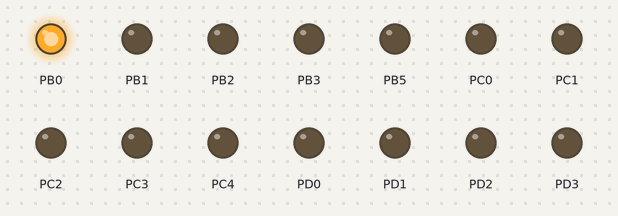
The program below on a simulated ATmega328P, built with avr-gcc and emulated at 16 MHz. Parts: output pins drawn as LEDs (lit = HIGH).

Above: at 0.06 s.
At 2.18 s:
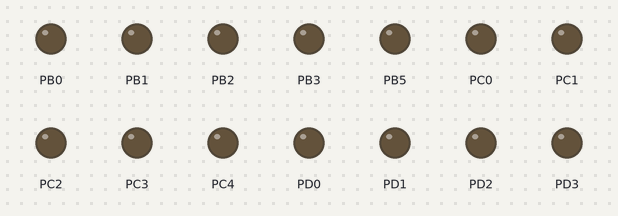
At 10.12 s:
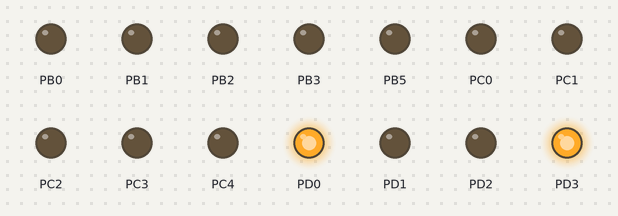
At 19.87 s:
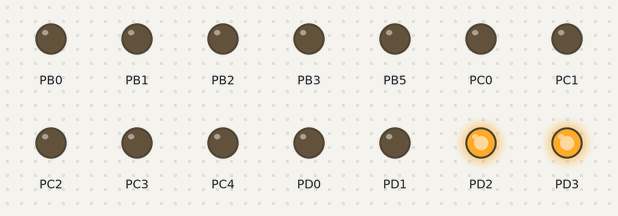
At 29.62 s:
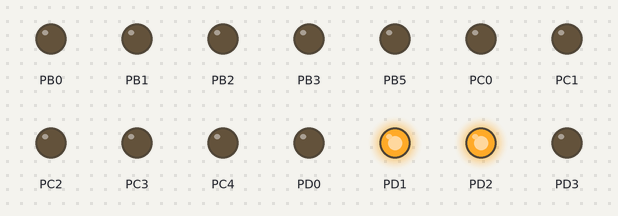
At 39.87 s:
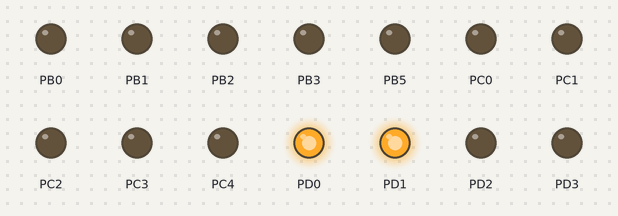
Timing chart, 0 to 40.0 s (numbered marks = the images above):
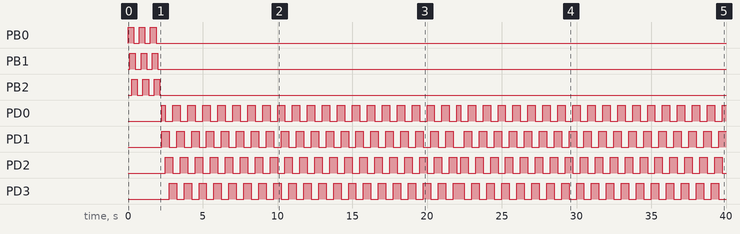

The program:

main.c
```c
#define F_CPU					16000000UL
#define MOTOR_SPEED_MS			250

#ifndef BIT_MANIPULATION_MACRO
#define BIT_MANIPULATION_MACRO 1
#define bit_get(p,m) ((p) & (m))
#define bit_set(p,m) ((p) |= (m))
#define bit_clear(p,m) ((p) &= ~(m))
#define bit_flip(p,m) ((p) ^= (m))
#define bit_write(c,p,m) (c ? bit_set(p,m) : bit_clear(p,m))
#define BIT(x) (0x01 << (x))
#define LONGBIT(x) ((unsigned long)0x00000001 << (x))
#endif

#include <avr/io.h>
#include <util/delay.h>
#include <stdbool.h>
#include <stdint.h>

#include <avr/io.h>

void initIO();
void moveMotorA();
void moveMotorB();

int main(void)
{
    initIO();

    while (1)
    {
		for (uint8_t x = 0; x < 6;x++){
			bit_flip(PORTB, BIT(0));
			_delay_ms(125);
			bit_flip(PORTB, BIT(1));
			_delay_ms(125);
			bit_flip(PORTB, BIT(2));
			_delay_ms(125);
		}

		moveMotorA();
		moveMotorB();
    }
}

void initIO(){
	/*
		Input/Output pin initialization
		1 : OUTPUT | 0 : INPUT | 0b76543210 Bit order
		ATTACHMENTS
			NURSE SIGN	: PB0				|	OUTPUT
			RED LED		: PB1				|	OUTPUT
			GREEN LED	: PB2				|	OUTPUT
		STEP MOTOR A (CURTAIN)
			TERMINAL NO.1 : PD0				|	OUTPUT
			TERMINAL NO.2 : PD1				|	OUTPUT
			TERMINAL NO.3 : PD2				|	OUTPUT
			TERMINAL NO.4 : PD3				|	OUTPUT
		STEP MOTOR B (STRETCHER)
			TERMINAL NO.1 : PD4				|	OUTPUT
			TERMINAL NO.2 : PD5				|	OUTPUT
			TERMINAL NO.3 : PD6				|	OUTPUT
			TERMINAL NO.4 : PD7				|	OUTPUT
		nRF24L01
			CE	 : PC0						|	OUTPUT
			CSN	 : PC1						|	OUTPUT
			MISO : PD0 (MSPIM MISO ATMEGA)	|	INPUT
			MOSI : PD1 (MSPIM MOSI ATMEGA)	|	OUTPUT
			SCK	 : PD4 (MSPIM XCK)			|	OUTPUT
	*/
	DDRD = 0b11111111;
	DDRB = 0b00101111;
	DDRC = 0b11011111;
}

void moveMotorA(){
	for (uint8_t x = 0; x < 20;x++){
		PORTD = 0b00000011;
		_delay_ms(MOTOR_SPEED_MS);
		PORTD = 0b00000110;
		_delay_ms(MOTOR_SPEED_MS);
		PORTD = 0b00001100;
		_delay_ms(MOTOR_SPEED_MS);
		PORTD = 0b00001001;
		_delay_ms(MOTOR_SPEED_MS);
	}

	for (uint8_t x = 0; x < 20;x++){
		PORTD = 0b00001100;
		_delay_ms(MOTOR_SPEED_MS);
		PORTD = 0b00000110;
		_delay_ms(MOTOR_SPEED_MS);
		PORTD = 0b00000011;
		_delay_ms(MOTOR_SPEED_MS);
		PORTD = 0b00001001;
		_delay_ms(MOTOR_SPEED_MS);
	}

	PORTD = 0b00000000;
}

void moveMotorB(){
	for (uint8_t x = 0; x < 20;x++){
		PORTD = 0b00110000;
		_delay_ms(MOTOR_SPEED_MS);
		PORTD = 0b01100000;
		_delay_ms(MOTOR_SPEED_MS);
		PORTD = 0b11000000;
		_delay_ms(MOTOR_SPEED_MS);
		PORTD = 0b10010000;
		_delay_ms(MOTOR_SPEED_MS);
	}

	for (uint8_t x = 0; x < 20;x++){
		PORTD = 0b11000000;
		_delay_ms(MOTOR_SPEED_MS);
		PORTD = 0b01100000;
		_delay_ms(MOTOR_SPEED_MS);
		PORTD = 0b00110000;
		_delay_ms(MOTOR_SPEED_MS);
		PORTD = 0b10010000;
		_delay_ms(MOTOR_SPEED_MS);
	}

	PORTD = 0b00000000;
}
```

Measured:
- by itself, PB0–2: alternates HIGH for 0.38 s and LOW for 0.38 s, 6 changes in all, then stays LOW
- by itself, PD0: goes HIGH 0.25 s, 19 × (LOW 0.50 s, HIGH 0.50 s), LOW 0.50 s, HIGH 0.25 s, 17 × (LOW 0.50 s, HIGH 0.50 s), LOW 0.50 s, then HIGH
- by itself, PD1: goes 19 × (HIGH 0.50 s, LOW 0.50 s), HIGH 0.50 s, LOW 0.75 s, 17 × (HIGH 0.50 s, LOW 0.50 s), then HIGH
- by itself, PD2: goes 19 × (HIGH 0.50 s, LOW 0.50 s), HIGH 0.50 s, LOW 0.25 s, 17 × (HIGH 0.50 s, LOW 0.50 s), HIGH 0.50 s, then LOW
- by itself, PD3: goes 19 × (HIGH 0.50 s, LOW 0.50 s), HIGH 0.75 s, 17 × (LOW 0.50 s, HIGH 0.50 s), then LOW
